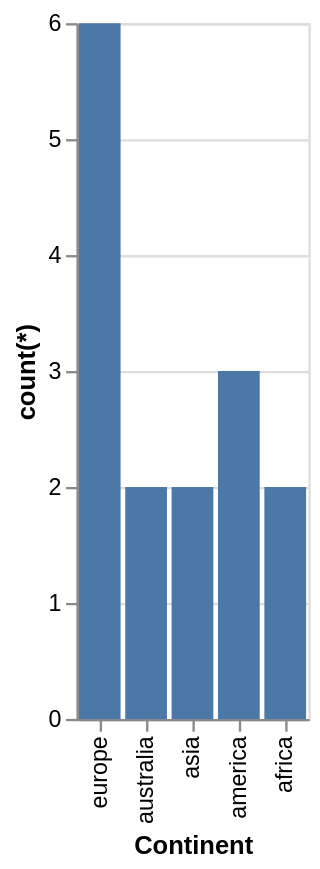

The Vega-Lite source for this figure:
### Vega-Lite specification from a JSON file in a GitHub repository (floating-point values rounded to 4 significant figures)
{"data": {"values": [{"x_data": "europe", "y_data": 6}, {"x_data": "australia", "y_data": 2}, {"x_data": "asia", "y_data": 2}, {"x_data": "america", "y_data": 3}, {"x_data": "africa", "y_data": 2}]}, "mark": "bar", "encoding": {"x": {"field": "x_data", "type": "nominal", "title": "Continent", "sort": "descending"}, "y": {"field": "y_data", "type": "quantitative", "title": "count(*)"}}}
